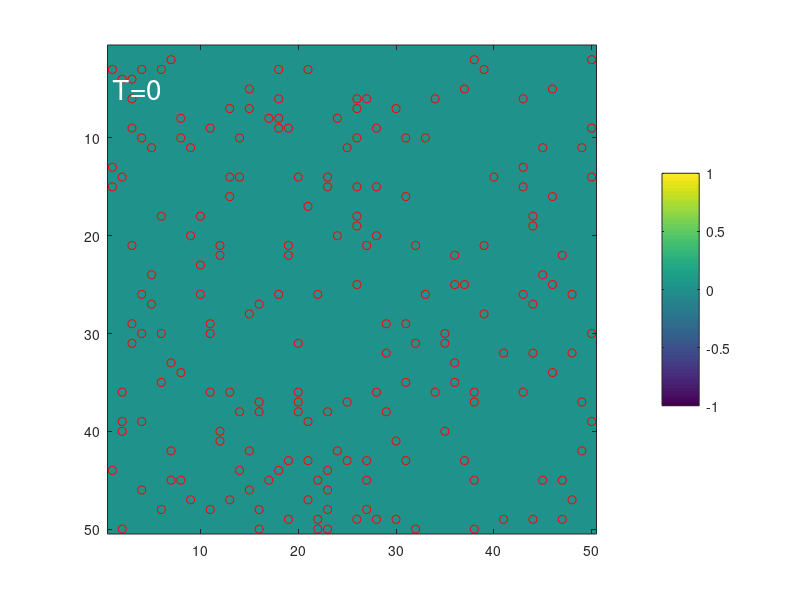

This figure's MATLAB source: (Note: this script raises an error after producing the figure.)
function prv=cAMPsecretion_cellmigration_LJpotential

    close all
    Export_path = uigetdir;
    ImageName = 'Pattern';
    %%% for visualization %%%%
    scrsz = get(groot,'ScreenSize');
    figure('visible','off','position',[0 0 scrsz(3)/2 scrsz(4)],...
        'NumberTitle','off','Name','cAMP field, chemtaxis, LJ potential');

    
    %%% condition %%%
    cellnum = 200;
    width = 50;
    tspan = 10000;
    dt = 0.001;

    %%%%% variables and function sets %%%%%
    % 3 variables
    cAMPfield = zeros(width,width);

    R = 0;
    while min(min(R)) < 1
        cellx = randi([1,width],cellnum,1);
        celly = randi([1,width],cellnum,1);

        dx = repmat(cellx,[1 cellnum]);
        dx = dx' - dx;
        dx(abs(dx) > width/2) = -(width - dx(abs(dx) > width/2));
        dy = repmat(celly,[1 cellnum]);
        dy = dy' - dy;
        dy(abs(dy) > width/2) = -(width - dy(abs(dy) > width/2));
        R = sqrt(dx.^2 + dy.^2);
        R(1:(size(R,1)+1):size(R,1)^2) = NaN;
    end

    prv = cell(3,1);
    prv{1} = cAMPfield;
    prv{2} = cat(2,cellx,celly);
    prv{3} = prv{2}*0; % position at previous frame.

    eqns = cell(2,1);
    eqns{1} = @cAMP_secdegdif;
    eqns{2} = @cellmig;

    imagesc(prv{1});
    hold on
    plot(prv{2}(:,1),prv{2}(:,2),'ro')
    axis image;
    text(1,5,['T=0'],'FontSize',20,'Color','white');
    colorbar; %caxis([0,1]);
    pause;

    %%%%%%%% simulation %%%%%%%%%
    for time = 1:tspan;

        %if time > 500; prv{1}(50:55,50:55)=1; end

        nxt = RunKut4(eqns,prv,dt);
        nxt{2} = pdc_calc(nxt{2},width);
        nxt{3} = nxt{2} - prv{2}; % velocity calculation
        nxt{3}(abs(nxt{3}) > width/2) = -(width - nxt{3}(abs(nxt{3}) > width/2));

        if rem(time,100) == 0
            hold off
            imagesc(nxt{1});
            hold on
            plot(nxt{2}(:,1),nxt{2}(:,2),'ro')
            axis image;
            text(1,5,['T=',num2str(time)],'FontSize',20,'Color','white');
            colorbar; %caxis([0,1]);
            %pause(1/100);
            saveas(gcf,[Export_path,'/test',num2str(time,'%04d'),'.jpg']);
            %imwrite(nxt(:,:,1),[Export_path1,'/',ImageName,num2str(j,'%03d'),'.tif']);
        end
        prv = nxt;
    end

end

%%%%%%%% Runge Kutta 4 %%%%%%%%
function nxt = RunKut4(eqns,prv,dt)
    
    % eqns : cell array of the handles of differential equations.
    % prv  : cell array of the variables.
    % dt   : scalar value of dt.

    eqnsn = length(eqns);
    k1 = cellmul(prv,0);
    k2 = cellmul(prv,0);
    k3 = cellmul(prv,0);
    k4 = cellmul(prv,0);
    
    for i = 1:eqnsn
        if ~isempty(eqns{i})
            eqntemp = eqns{i};
            k1{i} = eqntemp(prv);
        end
    end

    for i = 1:eqnsn
        if ~isempty(eqns{i})
            eqntemp = eqns{i};
            k2{i} = eqntemp(celladd(prv,cellmul(k1,dt/2.0)));
        end
    end
    
    for i = 1:eqnsn
        if ~isempty(eqns{i})
            eqntemp = eqns{i};
            k3{i} = eqntemp(celladd(prv,cellmul(k2,dt/2.0)));
        end
    end
    
    for i = 1:eqnsn
        if ~isempty(eqns{i})
            eqntemp = eqns{i};
            k4{i} = eqntemp(celladd(prv,cellmul(k3,dt)));
        end
    end
    nxt = celladd(prv,cellmul(celladd(k1,k2,k3,k4),dt/6));
end

%%%%%%%% differential eqns %%%%%%%%
function output = cAMP_secdegdif(prv)

    k1 = 5;
    k2 = 0.1;
    DcAMP = 50;

    cAMP = prv{1};
    width = size(cAMP,1);
    prv{2} = pdc_calc(prv{2},width);

    cellx = round(prv{2}(:,1));
    celly = round(prv{2}(:,2));
    cell = cAMP*0;

    for i = 1:length(cellx)
            cell(celly(i),cellx(i)) = 1;
    end
    
    try
        output = k1*cell - k2*cAMP + Diffusion(cAMP,DcAMP);
    catch
        [size(cell) size(cAMP)]
    end
end

function output = cellmig(prv)

    f0 = 10;
    a = 1;
    b = 0;
    epsilon = 10^-16;
    sigma = 25;

    cAMP = prv{1};
    width = size(cAMP,1);
    prv{2} = pdc_calc(prv{2},width);

    %%%% gradient of cAMP field %%%%
    cellx = round(prv{2}(:,1));
    celly = round(prv{2}(:,2));
    cx = (circshift(cAMP,[0 -1]) - circshift(cAMP,[0 1]))/2;
    cy = (circshift(cAMP,[-1 0]) - circshift(cAMP,[1 0]))/2;
    % Ncxcy = sqrt(cx.^2 + cy.^2);

    %%%% Lennard-Jones potential %%%%
    celln = length(prv{2}(:,1));
    dx = repmat(prv{2}(:,1),[1 celln]);
    dx = dx' - dx;
    dx(abs(dx) > width/2) = -sign(dx(abs(dx) > width/2)).*(width - abs(dx(abs(dx) > width/2)));
    dy = repmat(prv{2}(:,2),[1 celln]);
    dy = dy' - dy;
    dy(abs(dy) > width/2) = -sign(dy(abs(dy) > width/2)).*(width - abs(dy(abs(dy) > width/2)));
    R = sqrt(dx.^2 + dy.^2);
    LJ = -4*epsilon.*((12*sigma^12)./(R.^13)-(6*sigma^6)./(R.^7));
    LJx = dx./R.*LJ;
    LJy = dy./R.*LJ;
    LJx(1:celln+1:celln^2) = NaN;
    LJy(1:celln+1:celln^2) = NaN;
    LJx = nansum(LJx,2);
    LJy = nansum(LJy,2);
    
    %%%% contact following umeda inouye 2002 %%%%
    velx = repmat(prv{3}(:,1),[1 celln])'./R;
    vely = repmat(prv{3}(:,2),[1 celln])'./R;
    velx = nanmean(velx,2);
    velx(isnan(velx)) = 0;
    vely = nanmean(vely,2);
    vely(isnan(vely)) = 0;
    % vel = sqrt(velx.^2 + vely.^2);

    %%%% contact following original %%%%
    


    %%%% calculation %%%%
    output = prv{2}*0;
    for i = 1:length(cellx)
        motiveFx = cx(celly(i),cellx(i)) + b*velx(i);
        motiveFy = cy(celly(i),cellx(i)) + b*vely(i);
        Norm = sqrt(motiveFx^2 + motiveFy^2);
        output(i,1) = 1/a*(f0*motiveFx/Norm + LJx(i));
        output(i,2) = 1/a*(f0*motiveFy/Norm + LJy(i));
    end
    output(isnan(output)) = 0;
end


%%%%%%%% utility functions %%%%%%%%
function output = Diffusion(input,Dcoeff)

    output = Dcoeff*(circshift(input,[ 1, 0])...
                    +circshift(input,[-1, 0])...
                    +circshift(input,[ 0, 1])...
                    +circshift(input,[ 0,-1])...
                    -4*input);
end

function output = celladd(arg1,varargin)
    varn = length(arg1);
    output = arg1;
    
    for n = 1:length(varargin)
        arg2 = varargin{n};
        for i = 1:varn
            if iscell(arg2)
                output{i} = output{i} + arg2{i};
            else
                output{i} = output{i} + arg2;
            end
        end
    end
end

function output = cellmul(arg1,varargin)
    varn = length(arg1);
    output = arg1;
    
    for n = 1:length(varargin)
        arg2 = varargin{n};
        for i = 1:varn
            if iscell(arg2)
                output{i} = output{i} .* arg2{i};
            else
                output{i} = output{i} * arg2;
            end
        end
    end
end

function output = pdc_calc(arg,width)
    output = arg;
    output(output >= width+0.5) = output(output >= width+0.5) - width;
    output(output < 0.5) = width + output(output < 0.5);
end





